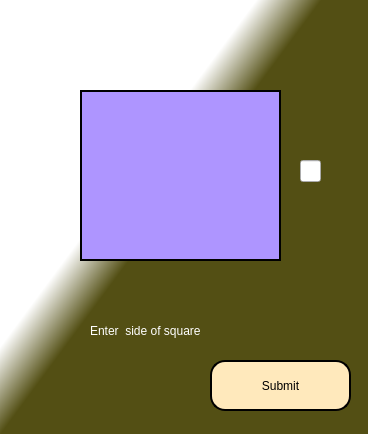
<?xml version="1.0" encoding="UTF-8"?>
<ui version="4.0">
 <class>MainWindow</class>
 <widget class="QMainWindow" name="MainWindow">
  <property name="geometry">
   <rect>
    <x>0</x>
    <y>0</y>
    <width>368</width>
    <height>434</height>
   </rect>
  </property>
  <property name="minimumSize">
   <size>
    <width>368</width>
    <height>434</height>
   </size>
  </property>
  <property name="maximumSize">
   <size>
    <width>368</width>
    <height>434</height>
   </size>
  </property>
  <property name="windowTitle">
   <string>MainWindow</string>
  </property>
  <property name="styleSheet">
   <string notr="true">QWidget#centralwidget{
background-color: qlineargradient(spread:pad, x1:0.689, y1:0.233, x2:0.578, y2:0.136273, stop:0.0945274 rgba(83, 79, 20, 255), stop:1 rgba(255, 255, 255, 255))}</string>
  </property>
  <widget class="QWidget" name="centralwidget">
   <widget class="QPushButton" name="Square_Shape">
    <property name="geometry">
     <rect>
      <x>80</x>
      <y>90</y>
      <width>201</width>
      <height>171</height>
     </rect>
    </property>
    <property name="styleSheet">
     <string notr="true">
background-color: rgb(174, 149, 255);
                              border : 2px solid black
</string>
    </property>
    <property name="text">
     <string/>
    </property>
   </widget>
   <widget class="QLineEdit" name="Square_Side">
    <property name="geometry">
     <rect>
      <x>300</x>
      <y>160</y>
      <width>21</width>
      <height>22</height>
     </rect>
    </property>
   </widget>
   <widget class="QLabel" name="Square_Label">
    <property name="geometry">
     <rect>
      <x>90</x>
      <y>310</y>
      <width>261</width>
      <height>41</height>
     </rect>
    </property>
    <property name="styleSheet">
     <string notr="true">font: 15pt &quot;Comic Sans MS&quot;;
color: rgb(255, 255, 255);</string>
    </property>
    <property name="text">
     <string>Enter  side of square</string>
    </property>
   </widget>
   <widget class="QPushButton" name="Square_Submit">
    <property name="geometry">
     <rect>
      <x>210</x>
      <y>360</y>
      <width>141</width>
      <height>51</height>
     </rect>
    </property>
    <property name="styleSheet">
     <string notr="true">font: 10pt &quot;Comic Sans MS&quot;;
border-radius : 15; 
background-color: rgb(255, 233, 188);
                              border : 2px solid black
</string>
    </property>
    <property name="text">
     <string>Submit</string>
    </property>
   </widget>
  </widget>
 </widget>
 <resources/>
 <connections/>
</ui>
